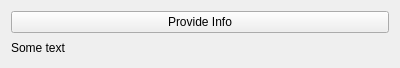
<?xml version="1.0" encoding="UTF-8"?>
<ui version="4.0">
 <class>Widget</class>
 <widget class="QWidget" name="Widget">
  <property name="geometry">
   <rect>
    <x>0</x>
    <y>0</y>
    <width>400</width>
    <height>68</height>
   </rect>
  </property>
  <property name="windowTitle">
   <string>Form</string>
  </property>
  <layout class="QVBoxLayout" name="verticalLayout">
   <item>
    <widget class="QPushButton" name="provide_info_button">
     <property name="text">
      <string>Provide Info</string>
     </property>
     <property name="icon">
      <iconset resource="resource.qrc">
       <normaloff>:/images/information.png</normaloff>:/images/information.png</iconset>
     </property>
    </widget>
   </item>
   <item>
    <widget class="QLabel" name="info_label">
     <property name="text">
      <string>Some text</string>
     </property>
    </widget>
   </item>
  </layout>
 </widget>
 <resources>
  <include location="resource.qrc"/>
 </resources>
 <connections/>
</ui>
